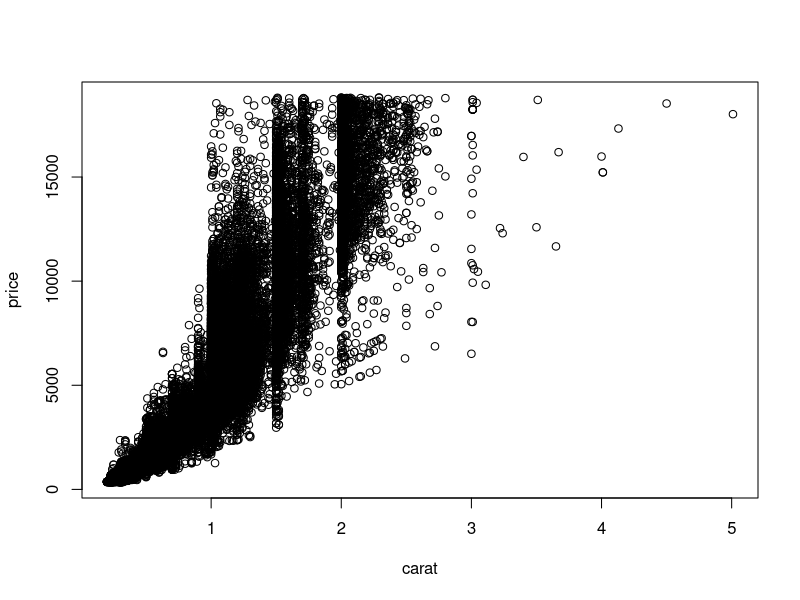
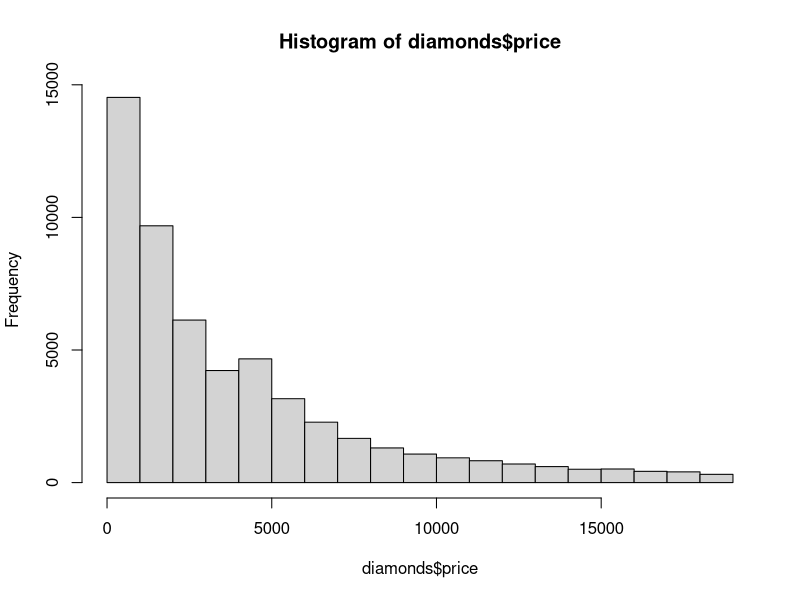
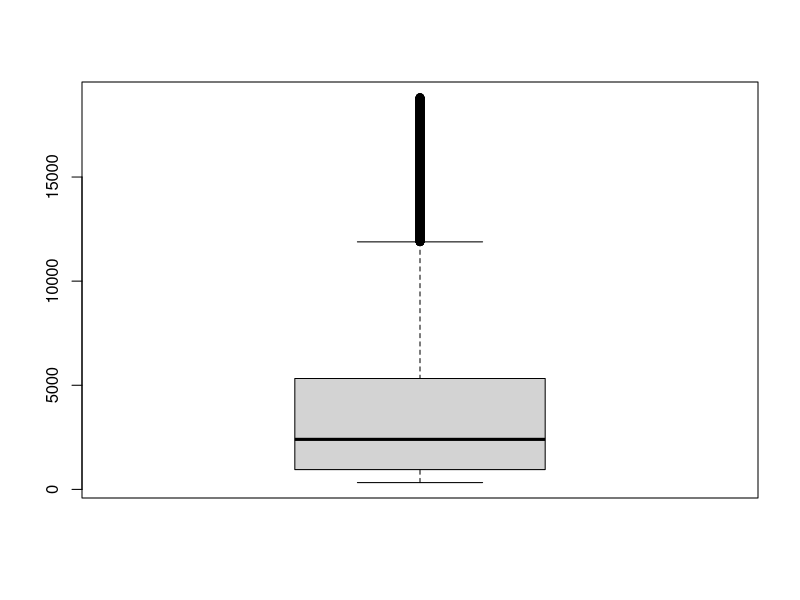
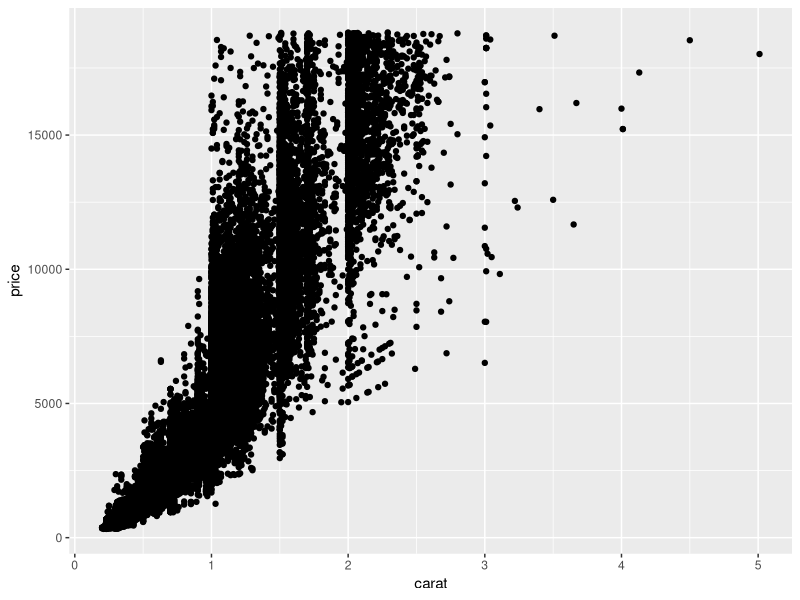
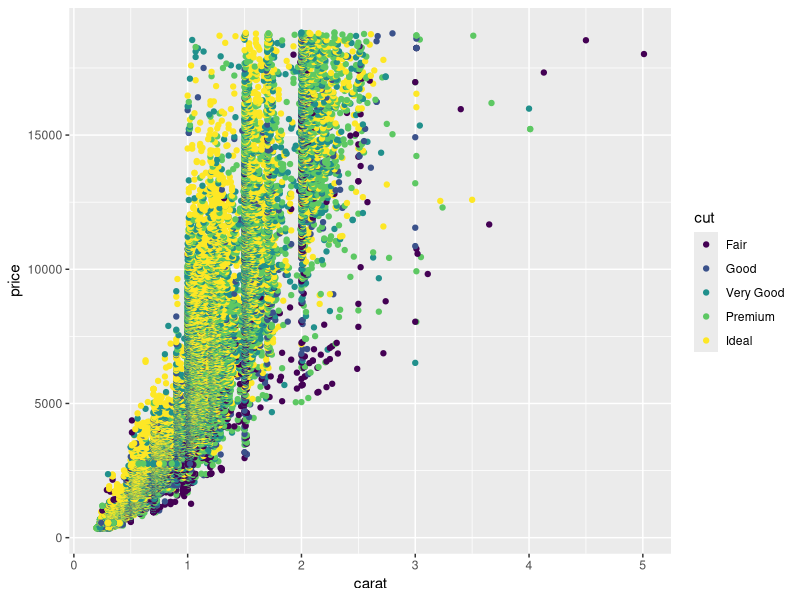
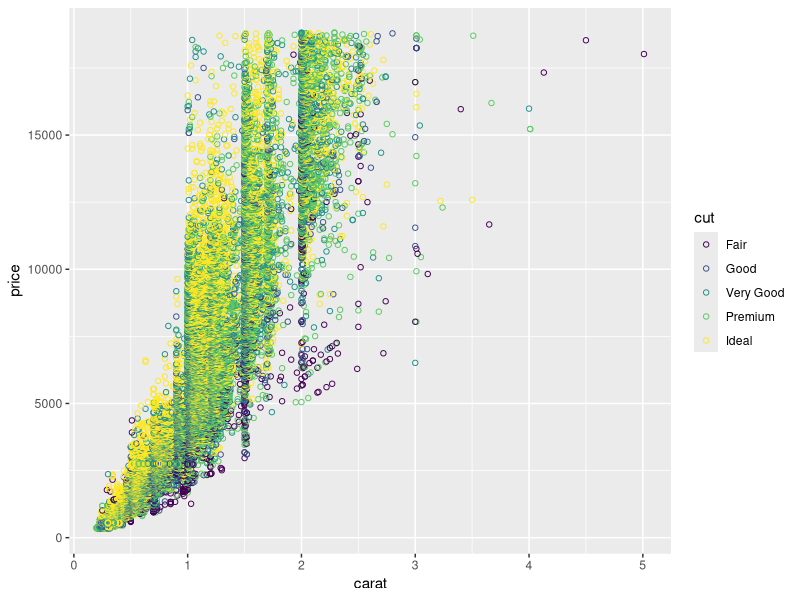
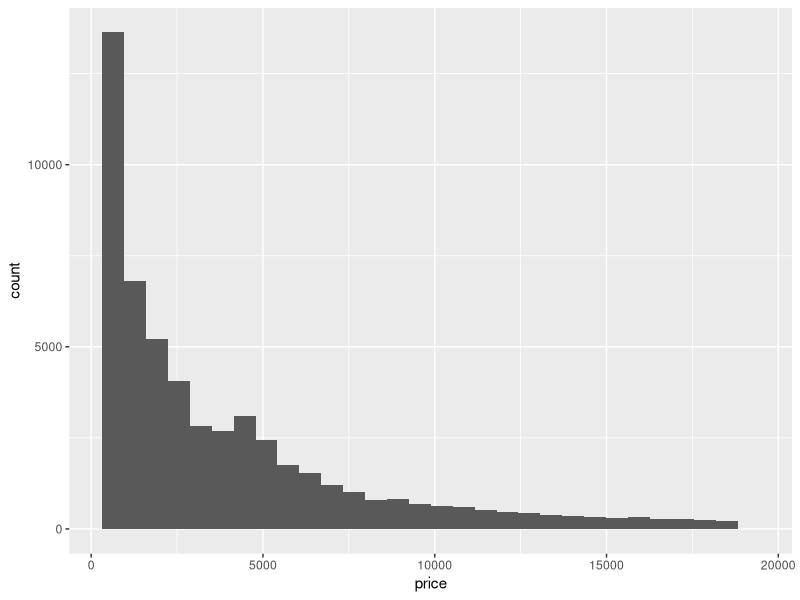
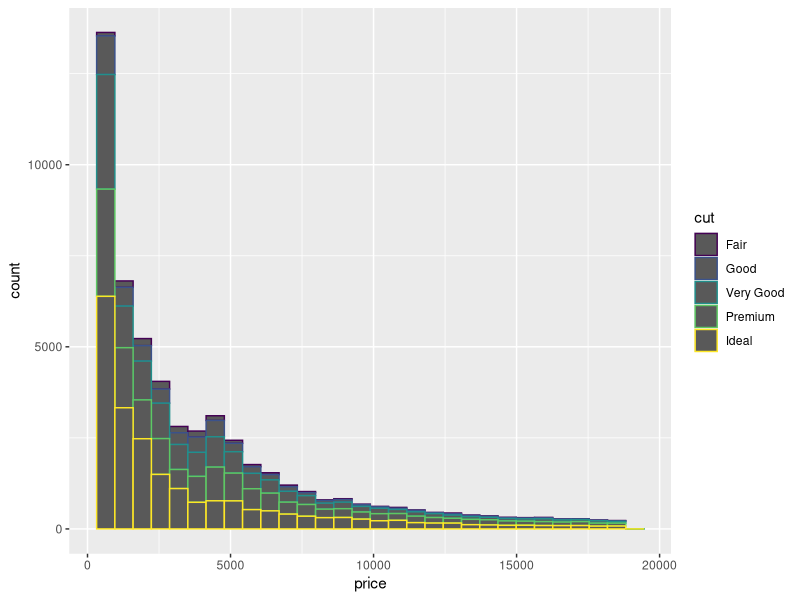

Generate these figures, in order, with R:
#import data
data(diamonds, package='ggplot2')
head(diamonds)

#base graphics
plot(price ~ carat, data=diamonds)
hist(diamonds$price)
boxplot(diamonds$price)

#better graphics, unless you are in chicago
library(ggplot2)

##scatter
ggplot(diamonds, aes(x=carat, y=price)) + geom_point()
ggplot(diamonds, aes(x=carat, y=price, color=cut)) + geom_point()
ggplot(diamonds, aes(x=carat, y=price, color=cut)) + geom_point(shape=1)

##histo- use brewer colors rcolorbrewer
ggplot(diamonds, aes(x=price)) + geom_histogram()
ggplot(diamonds, aes(x=price)) + geom_histogram(aes(color=cut))
ggplot(diamonds, aes(x=price)) + geom_histogram(aes(fill=cut))

##density plot
ggplot(diamonds, aes(x=price)) + geom_density(fill='grey')
ggplot(diamonds, aes(x=price)) + geom_density(aes(fill=cut))

##boxplots and violin
ggplot(diamonds, aes(x=1, y=price)) + geom_boxplot() 
ggplot(diamonds, aes(x=cut, y=price)) + geom_boxplot() 
ggplot(diamonds, aes(x=cut, y=price)) + geom_boxplot(aes(fill=cut)) 
ggplot(diamonds, aes(x=cut, y=price)) + geom_violin()
ggplot(diamonds, aes(x=cut, y=price)) + geom_violin(aes(fill=cut))
ggplot(diamonds, aes(x=cut, y=price)) + geom_violin() + geom_point()
ggplot(diamonds, aes(x=cut, y=price)) + geom_jitter(alpha=1/4, shape=2) + geom_violin(alpha=.5)
ggplot(diamonds, aes(x=cut, y=price)) + geom_boxplot(aes(fill=cut)) + geom_violin() + geom_point() 


##more stuff
g <- ggplot(diamonds, aes(x=carat, y=price))
g
g + geom_point()
g + geom_point(aes(color=cut))
g + geom_point(aes(color=cut)) + facet_wrap(~cut)
g + geom_point() + facet_grid(clarity ~ cut)

library(ggthemes)
g2 <- g + geom_point(aes(color=cut))
g2
g2 + theme_economist() +scale_color_economist()
g2 + theme_wsj()
g2 + theme_tufte()
g2 + theme_excel()
g2 + theme_excel() + scale_color_excel()



